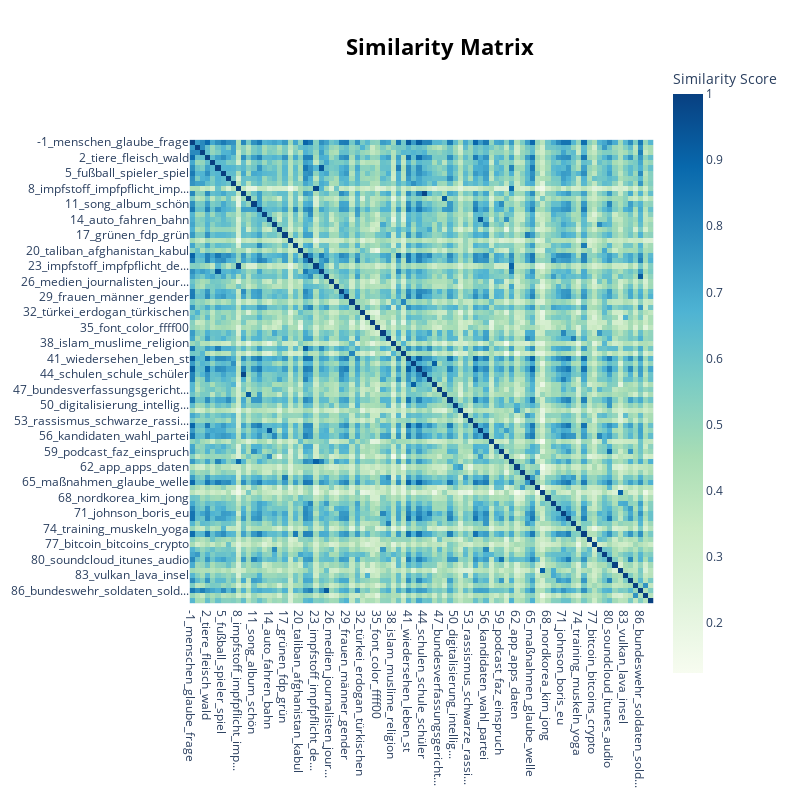

Notebook source saved alongside this figure:
### Code cell
topic_model.visualize_heatmap()

### Figure 1 — Plotly figure (JSON) as saved in the notebook; plotly's stock layout.template omitted (floating-point values rounded to 4 significant figures; data arrays with more than 128 entries replaced by an {"elided": "..."} marker saying what was removed)
{"data": [{"coloraxis": "coloraxis", "hovertemplate": "x: %{x}<br>y: %{y}<br>Similarity Score: %{z}<extra></extra>", "name": "0", "type": "heatmap", "x": ["-1_menschen_glaube_frage", "0_ukraine_russland_russischen", "1_deutschland_deutschen_eur...", "2_tiere_fleisch_wald", "3_polizei_polizisten_täter", "4_patienten_virus_pandemie", "5_fußball_spieler_spiel", "6_geld_euro_unternehmen", "7_flüchtlinge_menschen_ukra...", "8_impfstoff_impfpflicht_imp...", "9_schulen_schule_kinder", "10_co2_klimaschutz_klima", "11_song_album_schön", "12_grad_temperaturen_regen", "13_flugzeug_flughafen_flug", "14_auto_fahren_bahn", "15_trump_donald_biden", "16_kirche_katholischen_papst", "17_grünen_fdp_grün", "18_china_hongkong_chinesisc...", "19_wasser_schiff_hochwasser", "20_taliban_afghanistan_kabul", "21_corona_neuinfektionen_koch", "22_verfügt_luft_jagdbombers", "23_impfstoff_impfpflicht_de...", "24_deutschland_patienten_vi...", "25_bundeswehr_soldaten_krieg", "26_medien_journalisten_jour...", "27_masken_maske_pflicht", "28_buch_bücher_roman", "29_frauen_männer_gender", "30_israel_palästinenser_hamas", "31_astronauten_erde_mars", "32_türkei_erdogan_türkischen", "33_berg_ski_klettern", "34_test_tests_testen", "35_font_color_ffff00", "36_ministerpräsidenten_mini...", "37_cdu_csu_laschet", "38_islam_muslime_religion", "39_corona_patienten_korona", "40_juden_antisemitismus_jüd...", "41_wiedersehen_leben_st", "42_urlaub_reisen_reisewarnung", "43_mutter_familie_kind", "44_schulen_schule_schüler", "45_prinz_queen_harry", "46_urlaub_hotel_reise", "47_bundesverfassungsgericht...", "48_klimaschutz_klima_deutsc...", "49_cantieni_bank_gehört", "50_digitalisierung_intellig...", "51_apple_iphone_samsung", "52_venezuela_kuba_maduro", "53_rassismus_schwarze_rassi...", "54_schönen_herzlichen_wünsche", "55_fahrer_unfall_verletzt", "56_kandidaten_wahl_partei", "57_syrien_syrischen_syrische", "58_film_filme_kino", "59_podcast_faz_einspruch", "60_elektroautos_autos_elekt...", "61_kinder_impfstoff_impfung", "62_app_apps_daten", "63_facebook_nutzer_zuckerberg", "64_jamaika_fdp_koalition", "65_maßnahmen_glaube_welle", "66_youtube_videos_video", "67_atomkraft_kernenergie_at...", "68_nordkorea_kim_jong", "69_raketen_stadt_explosion", "70_olaf_scholz_spd", "71_johnson_boris_eu", "72_bra_paste_strahlend", "73_union_koalition_spd", "74_training_muskeln_yoga", "75_hai_haie_surfer", "76_rechtsextremismus_extrem...", "77_bitcoin_bitcoins_crypto", "78_politik_politiker_glaube", "79_iran_iranische_iranischen", "80_soundcloud_itunes_audio", "81_weihnachten_weihnachtsma...", "82_atomwaffen_nukleare_atom...", "83_vulkan_lava_insel", "84_gehörlosen_gehörlose_geb...", "85_kokain_drogen_heroin", "86_bundeswehr_soldaten_sold...", "87_cannabis_legalisierung_m...", "88_abtreibung_schwangerscha..."], "xaxis": "x", "y": ["-1_menschen_glaube_frage", "0_ukraine_russland_russischen", "1_deutschland_deutschen_eur...", "2_tiere_fleisch_wald", "3_polizei_polizisten_täter", "4_patienten_virus_pandemie", "5_fußball_spieler_spiel", "6_geld_euro_unternehmen", "7_flüchtlinge_menschen_ukra...", "8_impfstoff_impfpflicht_imp...", "9_schulen_schule_kinder", "10_co2_klimaschutz_klima", "11_song_album_schön", "12_grad_temperaturen_regen", "13_flugzeug_flughafen_flug", "14_auto_fahren_bahn", "15_trump_donald_biden", "16_kirche_katholischen_papst", "17_grünen_fdp_grün", "18_china_hongkong_chinesisc...", "19_wasser_schiff_hochwasser", "20_taliban_afghanistan_kabul", "21_corona_neuinfektionen_koch", "22_verfügt_luft_jagdbombers", "23_impfstoff_impfpflicht_de...", "24_deutschland_patienten_vi...", "25_bundeswehr_soldaten_krieg", "26_medien_journalisten_jour...", "27_masken_maske_pflicht", "28_buch_bücher_roman", "29_frauen_männer_gender", "30_israel_palästinenser_hamas", "31_astronauten_erde_mars", "32_türkei_erdogan_türkischen", "33_berg_ski_klettern", "34_test_tests_testen", "35_font_color_ffff00", "36_ministerpräsidenten_mini...", "37_cdu_csu_laschet", "38_islam_muslime_religion", "39_corona_patienten_korona", "40_juden_antisemitismus_jüd...", "41_wiedersehen_leben_st", "42_urlaub_reisen_reisewarnung", "43_mutter_familie_kind", "44_schulen_schule_schüler", "45_prinz_queen_harry", "46_urlaub_hotel_reise", "47_bundesverfassungsgericht...", "48_klimaschutz_klima_deutsc...", "49_cantieni_bank_gehört", "50_digitalisierung_intellig...", "51_apple_iphone_samsung", "52_venezuela_kuba_maduro", "53_rassismus_schwarze_rassi...", "54_schönen_herzlichen_wünsche", "55_fahrer_unfall_verletzt", "56_kandidaten_wahl_partei", "57_syrien_syrischen_syrische", "58_film_filme_kino", "59_podcast_faz_einspruch", "60_elektroautos_autos_elekt...", "61_kinder_impfstoff_impfung", "62_app_apps_daten", "63_facebook_nutzer_zuckerberg", "64_jamaika_fdp_koalition", "65_maßnahmen_glaube_welle", "66_youtube_videos_video", "67_atomkraft_kernenergie_at...", "68_nordkorea_kim_jong", "69_raketen_stadt_explosion", "70_olaf_scholz_spd", "71_johnson_boris_eu", "72_bra_paste_strahlend", "73_union_koalition_spd", "74_training_muskeln_yoga", "75_hai_haie_surfer", "76_rechtsextremismus_extrem...", "77_bitcoin_bitcoins_crypto", "78_politik_politiker_glaube", "79_iran_iranische_iranischen", "80_soundcloud_itunes_audio", "81_weihnachten_weihnachtsma...", "82_atomwaffen_nukleare_atom...", "83_vulkan_lava_insel", "84_gehörlosen_gehörlose_geb...", "85_kokain_drogen_heroin", "86_bundeswehr_soldaten_sold...", "87_cannabis_legalisierung_m...", "88_abtreibung_schwangerscha..."], "yaxis": "y", "z": {"elided": "90x90 float values"}}], "layout": {"coloraxis": {"colorbar": {"title": {"text": "Similarity Score"}}, "colorscale": [[0, "rgb(247,252,240)"], [0.125, "rgb(224,243,219)"], [0.25, "rgb(204,235,197)"], [0.375, "rgb(168,221,181)"], [0.5, "rgb(123,204,196)"], [0.625, "rgb(78,179,211)"], [0.75, "rgb(43,140,190)"], [0.875, "rgb(8,104,172)"], [1, "rgb(8,64,129)"]]}, "height": 800, "hoverlabel": {"bgcolor": "white", "font": {"family": "Rockwell", "size": 16}}, "legend": {"title": {"text": "Trend"}}, "margin": {"t": 60}, "showlegend": true, "title": {"font": {"color": "Black", "size": 22}, "text": "<b>Similarity Matrix", "x": 0.55, "xanchor": "center", "y": 0.95, "yanchor": "top"}, "width": 800, "xaxis": {"anchor": "y", "constrain": "domain", "domain": [0, 1], "scaleanchor": "y"}, "yaxis": {"anchor": "x", "autorange": "reversed", "constrain": "domain", "domain": [0, 1]}}}
